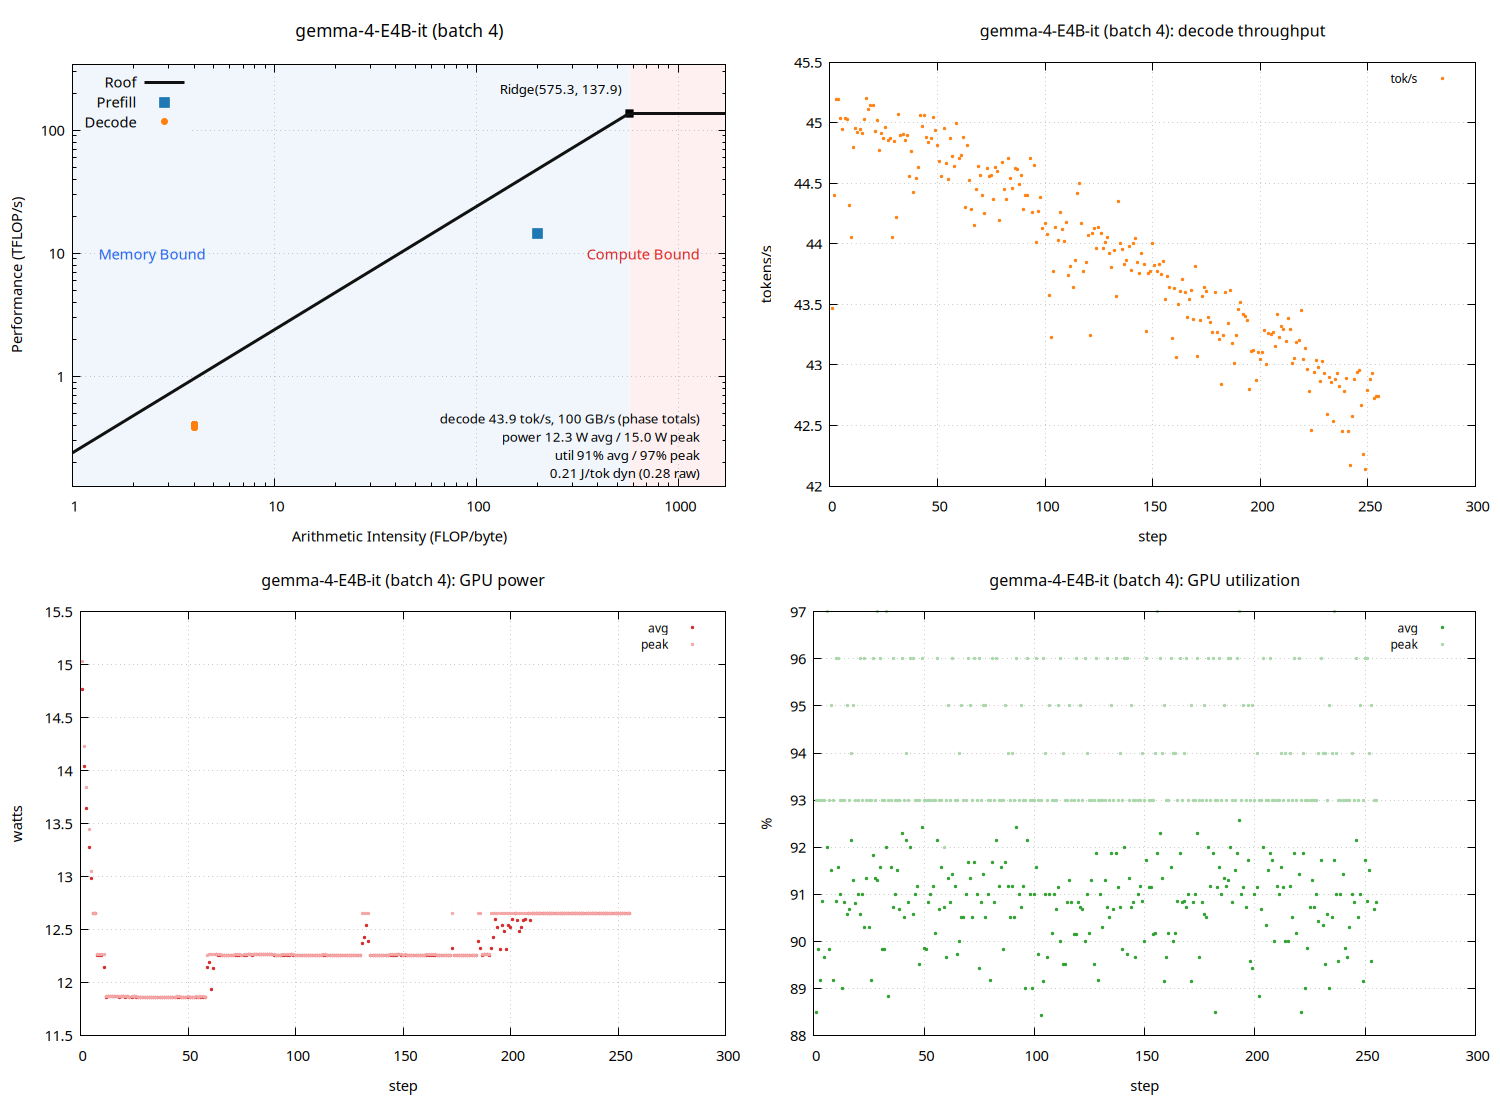

Write gnuplot code to recreate this figure.
set terminal pngcairo size 1500,1100 enhanced font 'Sans,11'
set output 'gemma_metrics_roofline.png'
set datafile separator "\t"
set datafile missing 'NaN'
set multiplot layout 2,2
unset label
unset object
unset arrow
set title "gemma-4-E4B-it (batch 4)" font ',13'
set xlabel "Arithmetic Intensity (FLOP/byte)"
set ylabel "Performance (TFLOP/s)"
set logscale xy
set xrange [1:1725.91]
set yrange [0.128601:344.75]
set grid xtics ytics
set key top left
set object 1 rectangle from graph 0, graph 0 to first 575.302, graph 1 \
    fillcolor rgb '#dce9f7' fillstyle solid 0.45 noborder behind
set object 2 rectangle from first 575.302, graph 0 to graph 1, graph 1 \
    fillcolor rgb '#fbdcdc' fillstyle solid 0.45 noborder behind
set label 1 "Memory Bound" at graph 0.04, graph 0.55 left \
    textcolor rgb '#2563eb' font ',11'
set label 2 "Compute Bound" at graph 0.96, graph 0.55 right \
    textcolor rgb '#dc2626' font ',11'
set label 3 "Ridge(575.3, 137.9)" \
    at first 575.302, first 137.9 right \
    point pointtype 5 pointsize 1.2 \
    offset character -1.5, character 1 font ',10'
set label 4 "decode 43.9 tok/s, 100 GB/s (phase totals)\npower 12.3 W avg / 15.0 W peak\nutil 91% avg / 97% peak\n0.21 J/tok dyn (0.28 raw)" at graph 0.96, graph 0.16 right font ',10'
peak_t = 137.9
peak_b = 239.7
roof(x) = (x * peak_b / 1000.0 < peak_t) ? x * peak_b / 1000.0 : peak_t
plot roof(x) with lines linewidth 3 linecolor rgb '#111111' title 'Roof', \
     'gemma_metrics_roofline.dat' using 3:(strcol(2) eq 'prefill' ? $4 : 1/0) with points \
         pointtype 5 pointsize 1.6 linecolor rgb '#1f77b4' title 'Prefill', \
     'gemma_metrics_roofline.dat' using 3:(strcol(2) eq 'decode' ? $4 : 1/0) with points \
         pointtype 7 pointsize 1.0 linecolor rgb '#ff7f0e' title 'Decode'

unset label
unset object
unset arrow
unset logscale
set xrange [*:*]
set yrange [*:*]
set title "gemma-4-E4B-it (batch 4): decode throughput" font ',12'
set xlabel "step"
set ylabel "tokens/s"
set grid xtics ytics
set key top right font ',9'
plot 'gemma_metrics_roofline.dat' using 1:(strcol(2) eq 'decode' ? $5 : 1/0) with points pointtype 7 pointsize 0.4 linecolor rgb '#ff7f0e' title 'tok/s'

unset label
unset object
unset arrow
unset logscale
set xrange [*:*]
set yrange [*:*]
set title "gemma-4-E4B-it (batch 4): GPU power" font ',12'
set xlabel "step"
set ylabel "watts"
set grid xtics ytics
set key top right font ',9'
plot 'gemma_metrics_roofline.dat' using 1:(strcol(2) eq 'decode' ? $6 : 1/0) with points pointtype 7 pointsize 0.4 linecolor rgb '#d62728' title 'avg', \
     'gemma_metrics_roofline.dat' using 1:(strcol(2) eq 'decode' ? $8 : 1/0) with points pointtype 7 pointsize 0.4 linecolor rgb '#f4a6a6' title 'peak'

unset label
unset object
unset arrow
unset logscale
set xrange [*:*]
set yrange [*:*]
set title "gemma-4-E4B-it (batch 4): GPU utilization" font ',12'
set xlabel "step"
set ylabel "%"
set grid xtics ytics
set key top right font ',9'
plot 'gemma_metrics_roofline.dat' using 1:(strcol(2) eq 'decode' ? $7 : 1/0) with points pointtype 7 pointsize 0.4 linecolor rgb '#2ca02c' title 'avg', \
     'gemma_metrics_roofline.dat' using 1:(strcol(2) eq 'decode' ? $9 : 1/0) with points pointtype 7 pointsize 0.4 linecolor rgb '#a9d7a9' title 'peak'

unset multiplot
